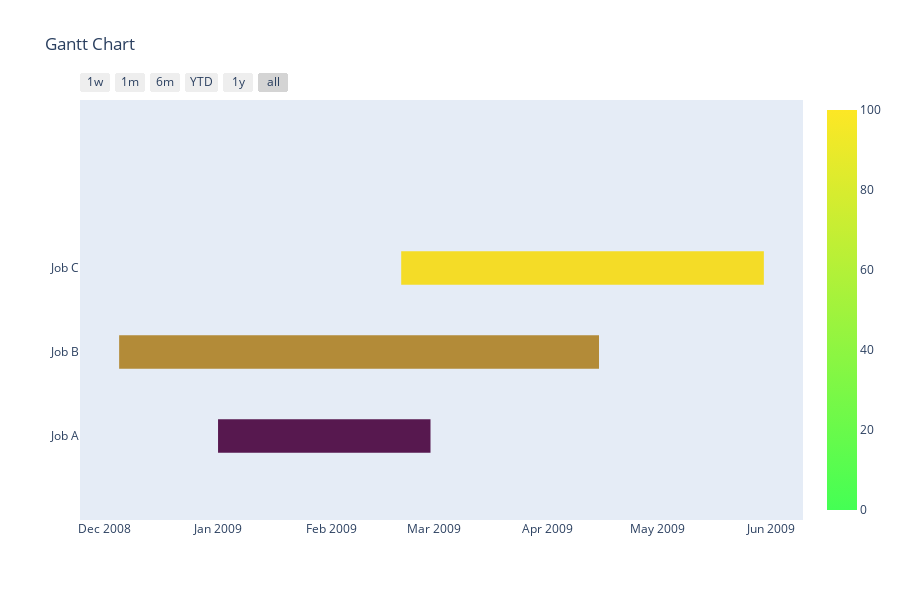

The notebook cell saved with this chart:
### Code cell
df = [dict(Task="Job A", Start='2009-01-01', Finish='2009-02-28', Complete=10),
      dict(Task="Job B", Start='2008-12-05', Finish='2009-04-15', Complete=60),
      dict(Task="Job C", Start='2009-02-20', Finish='2009-05-30', Complete=95)]

fig = ff.create_gantt(df, colors='Viridis', index_col='Complete', show_colorbar=True) # index_col : 바로 보이는 값으로 설정
fig.show()

### Figure 1 — Plotly figure (JSON) as saved in the notebook; plotly's stock layout.template omitted (floating-point values rounded to 4 significant figures)
{"data": [{"fill": "toself", "fillcolor": "rgb(179.0, 139.0, 55.8)", "hoverinfo": "name", "legendgroup": "rgb(179.0, 139.0, 55.8)", "mode": "none", "name": "60", "showlegend": false, "type": "scatter", "x": ["2008-12-05", "2009-04-15", "2009-04-15", "2008-12-05"], "y": [0.8, 0.8, 1.2, 1.2]}, {"fill": "toself", "fillcolor": "rgb(243.75, 219.5, 39.35)", "hoverinfo": "name", "legendgroup": "rgb(243.75, 219.5, 39.35)", "mode": "none", "name": "95", "showlegend": false, "type": "scatter", "x": ["2009-02-20", "2009-05-30", "2009-05-30", "2009-02-20"], "y": [1.8, 1.8, 2.2, 2.2]}, {"fill": "toself", "fillcolor": "rgb(86.5, 24.0, 79.3)", "hoverinfo": "name", "legendgroup": "rgb(86.5, 24.0, 79.3)", "mode": "none", "name": "10", "showlegend": false, "type": "scatter", "x": ["2009-01-01", "2009-02-28", "2009-02-28", "2009-01-01"], "y": [-0.2, -0.2, 0.2, 0.2]}, {"legendgroup": "rgb(179.0, 139.0, 55.8)", "marker": {"color": "rgb(179.0, 139.0, 55.8)", "opacity": 0, "size": 1}, "mode": "markers", "name": "", "showlegend": false, "text": [null, null], "type": "scatter", "x": ["2008-12-05", "2009-04-15"], "y": [1, 1]}, {"legendgroup": "rgb(243.75, 219.5, 39.35)", "marker": {"color": "rgb(243.75, 219.5, 39.35)", "opacity": 0, "size": 1}, "mode": "markers", "name": "", "showlegend": false, "text": [null, null], "type": "scatter", "x": ["2009-02-20", "2009-05-30"], "y": [2, 2]}, {"legendgroup": "rgb(86.5, 24.0, 79.3)", "marker": {"cmax": 100, "cmin": 0, "color": "rgb(86.5, 24.0, 79.3)", "colorscale": [[0, "rgb(68.0, 1.0, 84.0)"], [1, "rgb(253.0, 231.0, 37.0)"]], "opacity": 0, "showscale": true, "size": 1}, "mode": "markers", "name": "", "showlegend": false, "text": [null, null], "type": "scatter", "x": ["2009-01-01", "2009-02-28"], "y": [0, 0]}], "layout": {"height": 600, "hovermode": "closest", "showlegend": false, "title": {"text": "Gantt Chart"}, "xaxis": {"rangeselector": {"buttons": [{"count": 7, "label": "1w", "step": "day", "stepmode": "backward"}, {"count": 1, "label": "1m", "step": "month", "stepmode": "backward"}, {"count": 6, "label": "6m", "step": "month", "stepmode": "backward"}, {"count": 1, "label": "YTD", "step": "year", "stepmode": "todate"}, {"count": 1, "label": "1y", "step": "year", "stepmode": "backward"}, {"step": "all"}]}, "showgrid": false, "type": "date", "zeroline": false}, "yaxis": {"autorange": false, "range": [-1, 4], "showgrid": false, "ticktext": ["Job A", "Job B", "Job C"], "tickvals": [0, 1, 2], "zeroline": false}}}
